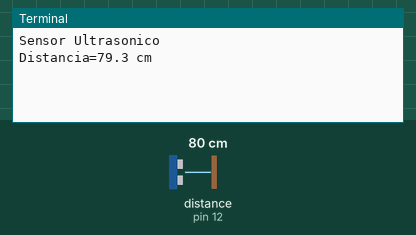
The program below on a simulated Raspberry Pi (header pin numbers). Shown: the last lines printed to the terminal. The inputs (shaded band) are chosen by the test bench; at power-on: distance to the obstacle (sensor on pin 12) 80 cm. The echo pulse lasts 58.3 µs per cm; the clock reads 2024-03-15 10:24:30 at power-on unless the program sets it.

Above: at 1.2 s.
1.3 s: distance to the obstacle (sensor on pin 12) set to 2 cm
At 2.6 s:
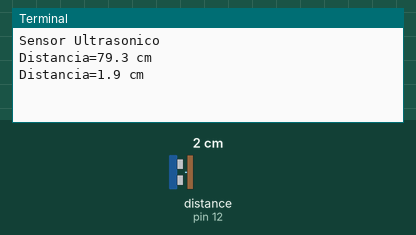
2.8 s: distance to the obstacle (sensor on pin 12) set to 4 cm
At 3.5 s:
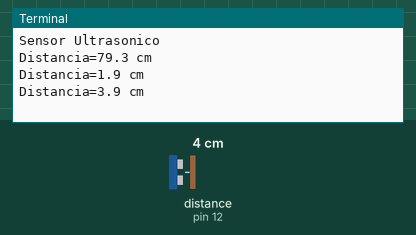
Timing chart, 0 to 5.8 s (numbered marks = the images above; inputs shaded):
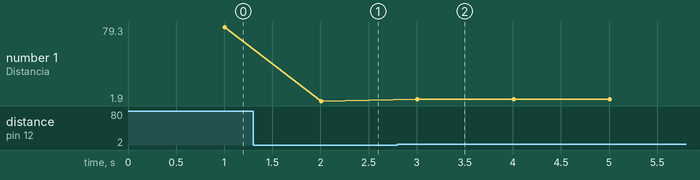

Measured:
- after the input at 1.3 s, the terminal: prints a new line after 0.71 s (image 1)
- after the input at 2.8 s, the terminal: prints a new line after 0.21 s (image 2)
- plotted number 1: 79.3 → 1.9 after the input at 1.3 s, 1.9 → 3.9 after the input at 2.8 s

The program:

HC-SR04.py
```python
#-------------------------------------------------------------------------
#
#		Name: 		Eng. William R. Fröhlich
#
#		Project: 	HC-SR04 - Ultrasonic
#
#		Date: 		2019.03.23
#
#-------------------------------------------------------------------------

# Import Library
import RPi.GPIO as GPIO
import time

# Define the pin
GPIO.setmode(GPIO.BOARD)

Trigger = 10
Echo = 12

# Define the Variable
GPIO.setup(Trigger,GPIO.OUT)
GPIO.setup(Echo,GPIO.IN)

print "Sensor Ultrasonico"

try:
	while(True):
		#Start the Trigger in Low
		GPIO.output(Trigger,False)
		time.sleep(1)

		#Send the pulse - 1us
		GPIO.output(Trigger,True)
		time.sleep(0.00001)
		#Desabilita o Trigger
		GPIO.output(Trigger,False)

		#Start the Time
		inicio=time.time()

		#While wait...
		while GPIO.input(Echo)==0:
			inicio=time.time()

		#When receive...
		while GPIO.input(Echo)==1:
			final=time.time()

		#Elapsed Time
		tempo_transcorrido=final-inicio

		#Distance
		distancia=(tempo_transcorrido*34000)/2

		print "Distancia=%.1f cm"%distancia

except KeyboardInterrupt:
		GPIO.cleanup()
```
